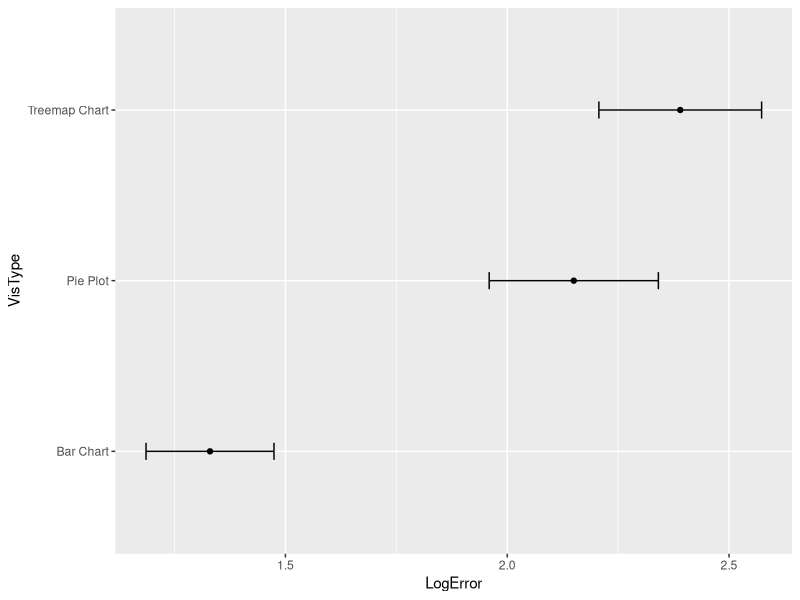

The R script that drew this image:
library(ggplot2)
data <- data.frame(
  VisType = c("Treemap Chart", "Pie Plot", "Bar Chart"),
  LogError = c(2.3900, 2.1500, 1.3300),
  low = c(2.2066, 1.9593, 1.1858),
  high = c(2.5734, 2.3407, 1.4742))
p <- ggplot(data, aes(LogError, VisType ))
p + geom_point() + geom_errorbarh(aes(xmax = high, xmin = low, height = 0.1))

